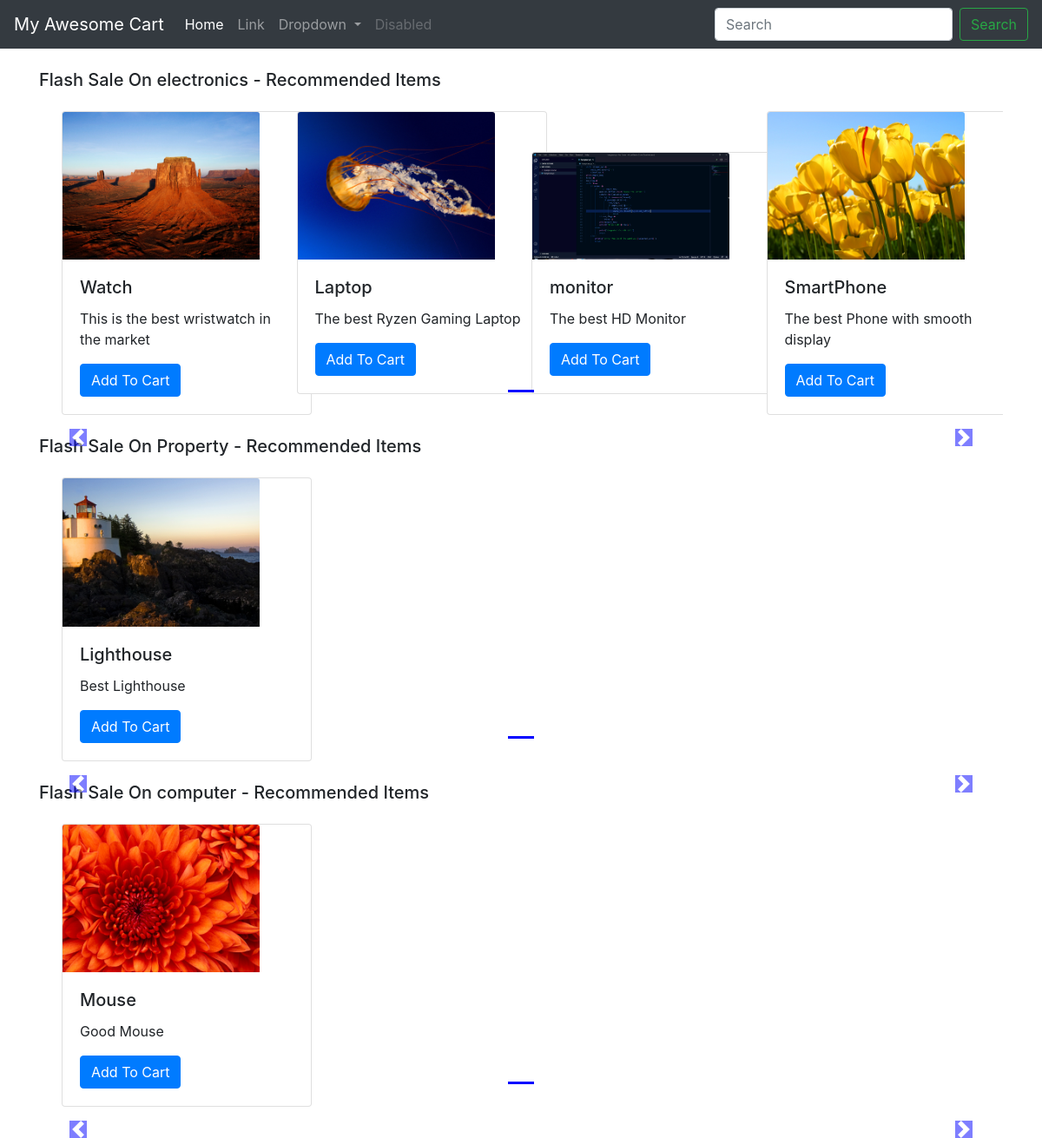
The app's page /shop/ with its own data.
### shop/models.py (models this page shows, shortened)
class Product(models.Model):
    product_id = models.AutoField
    product_name = models.CharField(max_length=50)
    category = models.CharField(max_length=50, default="")
    subcategory = models.CharField(max_length=50, default="")
    price = models.IntegerField(default=0)
    desc = models.CharField(max_length=300)
    pub_date = models.DateField()
    image = models.ImageField(upload_to='shop/images', default="")

### shop/views.py (the view)
# urls.py: path("",views.index,name="BlogHome"),
def index(request):
    allProds = []
    catprods = Product.objects.values('category', 'id')
    cats = {item['category'] for item in catprods}
    for cat in cats:
        prod = Product.objects.filter(category=cat)
        n = len(prod)
        nSlides = n // 4 + ceil((n / 4) - (n // 4))
        allProds.append([prod, range(1, nSlides), nSlides])
    params = {'allProds':allProds}
    return render(request, 'shop/index.html', params)

### shop/templates/shop/index.html (shortened to what this page needs)
{% extends 'shop/basic.html' %}
{% block body %}
{% load static %}
<div class="container">
  {% for product, range, nSlides in allProds %}
  <h5 class="my-4">Flash Sale On {{product.0.category}} - Recommended Items</h5>
  <div id="demo{{forloop.counter}}" class="carousel slide my-3" data-ride="carousel">
    <ul class="carousel-indicators">
      <li data-target="#demo{{forloop.counter}}" data-slide-to="0" class="active"></li>
    </ul>
    <div class="container carousel-inner no-padding">
      <div class="carousel-item active">
        <div class="col-xs-3 col-sm-3 col-md-3">
          <div class="card" style="width: 18rem;">
            <img src='/media/{{product.0.image}}' class="card-img-top" alt="...">
            <div class="card-body">
              <h5 class="card-title">{{product.0.product_name}}</h5>
              <p class="card-text">{{product.0.desc}}</p>
              <button id="pr{{product.0.id}}" class="btn btn-primary cart">Add To Cart</button>
            </div>
          </div>
        </div>
        {% for i in product|slice:"1:"%}
        <div class="col-xs-3 col-sm-3 col-md-3">
          <div class="card" style="width: 18rem;">
            <img src='/media/{{i.image}}' class="card-img-top" alt="...">
            <div class="card-body">
              <h5 class="card-title">{{i.product_name}}</h5>
              <p class="card-text">{{i.desc}}</p>
              <button id="pr{{i.id}}" class="btn btn-primary cart">Add To Cart</button>
            </div>
          </div>
        </div>
        {% endfor %}
      </div>
    </div>
  </div>
  <a class="carousel-control-prev" href="#demo{{forloop.counter}}" data-slide="prev">
    <span class="carousel-control-prev-icon"></span>
  </a>
  <a class="carousel-control-next" href="#demo{{forloop.counter}}" data-slide="next">
    <span class="carousel-control-next-icon"></span>
  </a>
  {% endfor %}
</div>
{% endblock %}

### shop/templates/shop/basic.html (shortened to what this page needs)
<!doctype html>
<html lang="en">
  <head>
    <link rel="stylesheet" href="https://stackpath.bootstrapcdn.com/bootstrap/4.2.1/css/bootstrap.min.css">
  </head>
  <body>
    <nav class="navbar navbar-expand-lg navbar-dark bg-dark">
  <a class="navbar-brand" href="#">My Awesome Cart</a>
  <div class="collapse navbar-collapse" id="navbarSupportedContent">
    <ul class="navbar-nav mr-auto">
      <li class="nav-item active">
        <a class="nav-link" href="#">Home <span class="sr-only">(current)</span></a>
      </li>
      <li class="nav-item">
        <a class="nav-link" href="#">Link</a>
      </li>
      <li class="nav-item dropdown">
        <a class="nav-link dropdown-toggle" href="#" id="navbarDropdown" role="button" data-toggle="dropdown" aria-haspopup="true" aria-expanded="false">
          Dropdown
        </a>
      </li>
      <li class="nav-item">
        <a class="nav-link disabled" href="#" tabindex="-1" aria-disabled="true">Disabled</a>
      </li>
    </ul>
    <form class="form-inline my-2 my-lg-0">
      <input class="form-control mr-sm-2" type="search" placeholder="Search" aria-label="Search">
      <button class="btn btn-outline-success my-2 my-sm-0" type="submit">Search</button>
    </form>
  </div>
</nav>
  {% block body %} {% endblock %}
  </body>
</html>

### records on screen
Product: category "electronics", image (picture), product_name "Watch", desc "This is the best wristwatch in the market"
Product: image (picture), product_name "Laptop", desc "The best Ryzen Gaming Laptop"
Product: image (picture), product_name "monitor", desc "The best HD Monitor"
Product: image (picture), product_name "SmartPhone", desc "The best Phone with smooth display"
Product: category "Property", image (picture), product_name "Lighthouse", desc "Best Lighthouse"
Product: category "computer", image (picture), product_name "Mouse", desc "Good Mouse"
